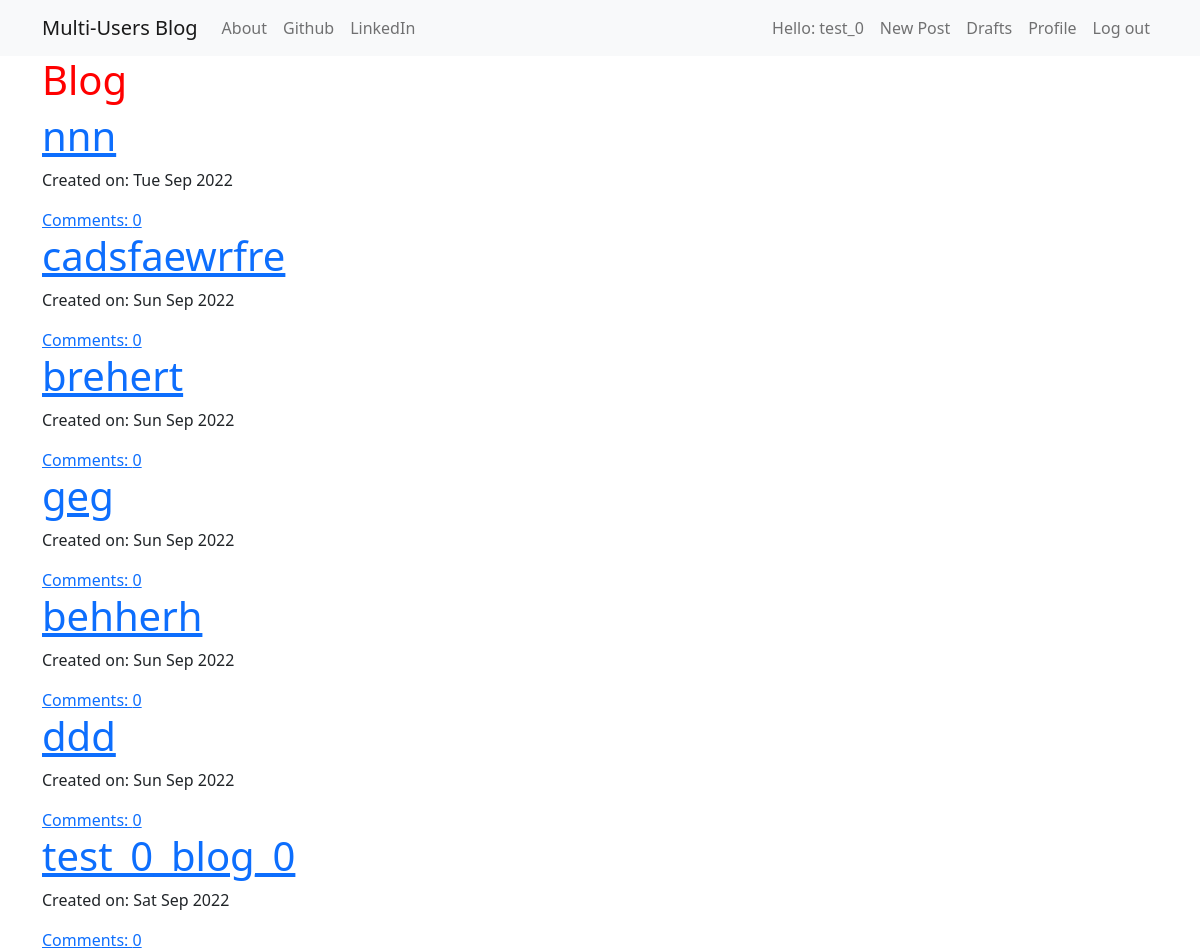
The page /blog/draft_blog (signed in) on the database its author committed.
### Blog/models.py (models this page shows, shortened)
class BlogContext(models.Model):
    publisher = models.ForeignKey('auth.User', on_delete=models.CASCADE)  # 外键连接superuser
    title = models.CharField(max_length=256)
    tag = models.CharField(max_length=256)
    content = models.TextField()
    create_time = models.DateTimeField(default=timezone.now)  # 创建时间
    publish_time = models.DateTimeField(blank=True, null=True)  # 发布时间
    modify_time = models.DateTimeField(blank=True, null=True)  # 修改时间
    approve_comments = models.BooleanField(default=True)  # 是否允许评论
    def count_comments(self):
        if self.approve_comments == True:
            return self.comments.filter(create_time__isnull=False)
        else:
            return self.comments.filter(create_time__isnull=True)

### Blog/views.py (the view)
# urls.py: path('blog/draft_blog', views.DraftBlog.as_view(), name='draft_blog'),
class DraftBlog(LoginRequiredMixin, generic.ListView):
    redirect_field_name = '/'  # 如果没有登录，则自动跳转到登录界面
    model = BlogContext
    template_name = "blog/draft_list.html"  # template会有预设的名称，但还是要显式的定义出来更直观一点
    def get_queryset(self):
        return BlogContext.objects.filter(publish_time__isnull=True, publisher__exact=self.request.user.pk).order_by('-create_time')

### Blog/templates/blog/draft_list.html
{% extends 'blog/base.html' %}
{% block content %}
<div class="centerstage">
    <h1>Blog</h1>
    {% for blog in blogcontext_list %}
        <div class="post">
            <h1><a href="{% url 'blog_content' pk=blog.pk %}">{{ blog.title }}</a></h1>
            <div class="date">
                <p>Created on: {{ blog.create_time|date:"D M Y"}}</p>
            </div>
            <a href="{% url 'blog_content' pk=blog.pk %}">Comments: {{ blog.count_comments.count }}</a>
        </div>
    {% endfor %}
</div>
{% endblock %}

### Blog/templates/blog/base.html (shortened to what this page needs)
<!DOCTYPE html>
<html lang="en">
<head>
    <link href="https://cdn.jsdelivr.net/npm/bootstrap@5.2.1/dist/css/bootstrap.min.css" rel="stylesheet">
    <link rel="stylesheet" href="//cdn.jsdelivr.net/medium-editor/latest/css/medium-editor.min.css" type="text/css" media="screen" charset="utf-8">
    {% load static %}
    <link rel="stylesheet" href="{% static 'css/blog.css' %}">
</head>
    <body class='loader'>
        <nav class="navbar navbar-expand-lg bg-light techfont">
            <div class="container">
                <div class="navbar-nav align-items-center">
                    <a class="navbar-brand bigbrand" href="{% url 'home_page' %}">Multi-Users Blog</a>
                    <a class="nav-item nav-link" href="{% url 'blog_about' %}">About</a>
                    <a class="nav-item nav-link" href="https://www.github.com">Github</a>
                    <a class="nav-item nav-link" href="https://www.linkedin.com">LinkedIn</a>
                </div>
                <div class="navbar-nav align-items-center ml-auto">
                    {% if user.is_authenticated %}
                        <a class="nav-item nav-link" href="{% url 'user_profile' pk=user.pk %}">Hello: {{ user.username }}</a>
                        <a class="nav-item nav-link" href="{% url 'new_blog' %}">New Post</a>
                        <a class="nav-item nav-link" href="{% url 'draft_blog' %}">Drafts</a>
                        <a class="nav-item nav-link" href="{% url 'user_profile' pk=user.pk %}">Profile</a>
                        <a class="nav-item nav-link" href="{% url 'logout' %}">Log out</a>
                    {% endif %}
                </div>
            </div>
        </nav>
        <div class="content container">
            <div class="row">
                <div class="col-md-8">
                    <div class="blog_posts">
                        {% block content %}
                        {% endblock %}
                    </div>
                </div>
            </div>
        </div>
    </body>
</html>

### Blog/static/css/blog.css (style rules this page uses)
h1 { color: red; }

### rows shown on the page
BlogContext: title "nnn", create_time "Tue Sep 2022", count_comments.count "0"
BlogContext: title "cadsfaewrfre", create_time "Sun Sep 2022", count_comments.count "0"
BlogContext: title "brehert", create_time "Sun Sep 2022", count_comments.count "0"
BlogContext: title "geg", create_time "Sun Sep 2022", count_comments.count "0"
BlogContext: title "behherh", create_time "Sun Sep 2022", count_comments.count "0"
BlogContext: title "ddd", create_time "Sun Sep 2022", count_comments.count "0"
BlogContext: title "test_0_blog_0", create_time "Sat Sep 2022", count_comments.count "0"

### other values the page prints
{{ user.username }} "test_0"
